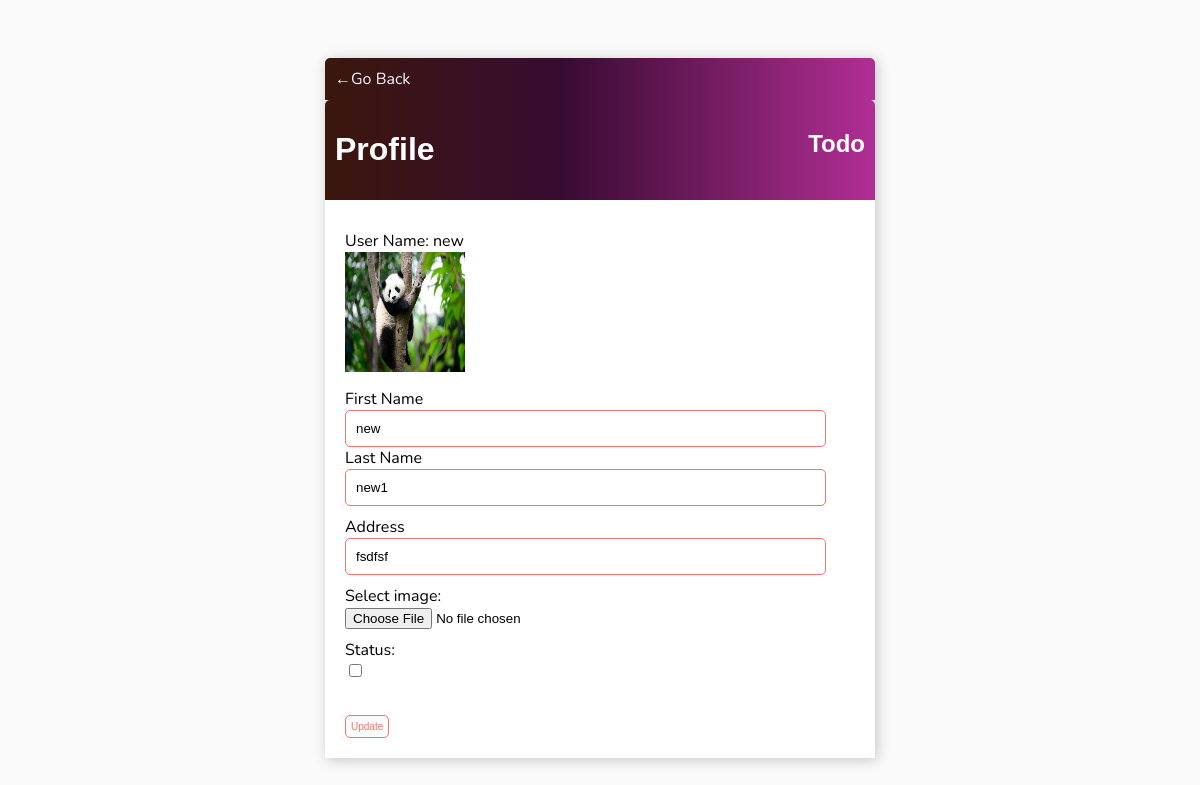
Page /users/profile/3/ (signed in) on the committed database.
### data/models.py (models this page shows, shortened)
class UserProfileModel(models.Model):
    user = models.OneToOneField(User, on_delete=models.CASCADE, null=True, blank=True,related_name='related_profile')
    first_name = models.CharField(max_length=250, null=True)
    last_name = models.CharField(max_length=250,null=True)
    address = models.CharField(max_length=250,null=True)
    blocked = models.BooleanField(default=False)
    image = models.ImageField(null=True, blank=True, upload_to='')

### data/views.py (the view, shortened to what this page needs)
# urls.py: path('users/profile/<int:pk>/', UserProfile.as_view(), name='profile' ),
class UserProfile(LoginRequiredMixin, ListView):
    def get(self, request, *args, **kwargs):
        pk = self.kwargs.get('pk')
        if pk == request.user.pk or request.user.is_superuser:
            user_object= User.objects.filter(pk=pk).first()
            if UserProfileModel.objects.filter(user=user_object).first():
                user_profile_object= user_object.related_profile
            else:
                user_profile_object = ''
            return render(request, 'data/userInfo.html',{'user':user_object,'profile':user_profile_object})
        else:
            return redirect('profile',pk=request.user.pk)

### data/templates/data/userInfo.html (shortened to what this page needs)
{% extends 'data/main.html'%}
{% load static %}
{% block content %}
<div class="header-bar">
    <a href="{% url 'users' %}">&#8592;Go Back</a>
</div>
<div class="header-bar">
    <h1>Profile</h1>
    <div>
        <h2>{{ request.user|title }} </h2>
    </div>
</div>
<div class="card-body">
    <form method = "post" enctype="multipart/form-data">
            <label>User Name: {{user}}</label>
        {% if profile.image %}
        <img src="{{profile.image.url}}" alt="Smiley face" width="120" height="120">
        {% endif  %}
        <label>First Name</label>
        <input type="text" name="first_name" value="{{ profile.first_name }}"
        <label>Last Name</label>
        <input type="text" name="last_name" value="{{ profile.last_name }}">
        <label>Address</label>
        <input type="text" name="address" value="{{ profile.address }}">
        <label for="img">Select image:</label>
        <input type="file" id="img" name="image">
        {% if request.user.is_superuser and request.user != user %}
            <label for="status">Status:</label>
            {% if profile.blocked %}
                <input type="checkbox" id="check" name="check" checked>
            {% else %}
                <input type="checkbox" id="check" name="check">
            {% endif %}
        {% endif %}
        <br>
        <br>
        <input style="margin-top: 10px;" class="Button" type="submit" value="Update">
    </form>
</div>
{% endblock content %}

### data/templates/data/main.html (style rules this page uses)
body { background-color: #FAFAFA; font-family: 'Nunito', sans-serif; padding-top: 50px; }
h1, h2, h3, h4, h5 { font-family: 'Ralewy', sans-serif; }
a, p { color: #4b5156; }
.header-bar { display: flex; justify-content: space-between; color: #FFFF; padding: 10px; border-radius: 5px 5px 0 0 ; background: linear-gradient(90deg, #3b170d 0%, #380b31 43%, #b12e94 100%); }
.header-bar a { color: rgb(247, 247, 247); text-decoration: none; }
input[type=text], input[type=password], input[type=email], textarea { border: 1px solid #EB796F; border-radius: 5px; padding: 10px; width: 90%; }
label { padding-top: 10px !important; display: block; }
.Button { border: 1px solid #EB796F; background-color: #FAFAFA; color: #EB796F; padding: 5px; font-size: 10px; border-radius: 5px; cursor: pointer; text-decoration: none; }
.card-body { padding: 20px; }

### rows in the picture
UserProfileModel: image (picture), first_name "new", last_name "new1", address "fsdfsf"

### other values in the picture
{{ request.user|title }} "Todo"
{{ user }} "new"
